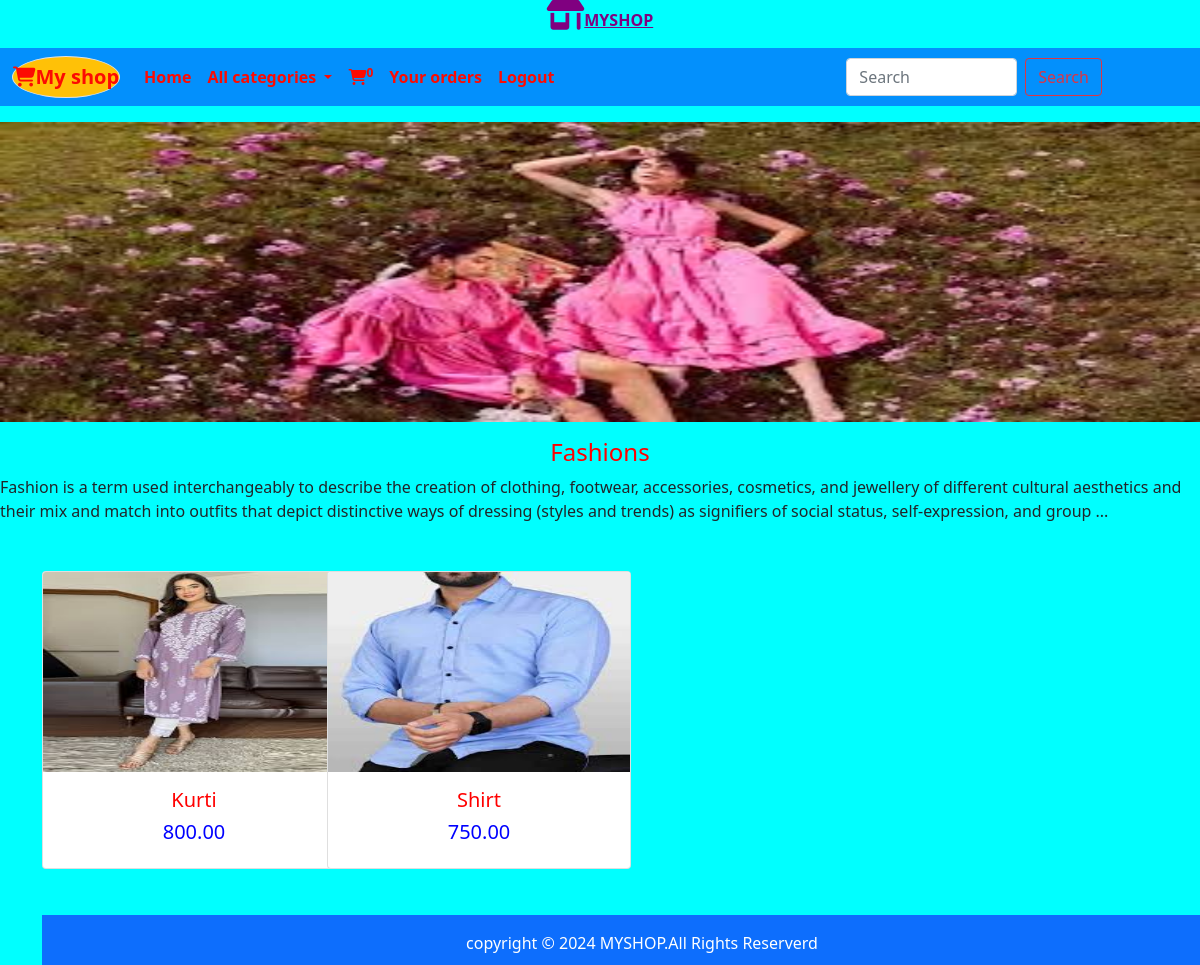
Screenshot of /products/1 (signed in) with the database file from the repository.
### shop/models.py (models this page shows, shortened)
class Category(models.Model):
    title=models.CharField(max_length=20)
    image=models.ImageField()
    desc=models.TextField()

class Products(models.Model):
    name=models.CharField(max_length=20)
    image=models.ImageField(upload_to='products',blank=True,null=True)
    desc=models.TextField()
    price=models.DecimalField(max_digits=10,decimal_places=2)
    stock=models.IntegerField()
    available=models.BooleanField(default=True)
    created=models.DateTimeField(auto_now_add=True)
    updated=models.DateTimeField(auto_now=True)
    category=models.ForeignKey(Category,on_delete=models.CASCADE)

### shop/views.py (the view)
# urls.py: path('products/<int:i>',views.products,name='products'),
@login_required
def products(request,i):
    product=Category.objects.get(id=i)
    prds=Products.objects.filter(category=product)
    return render(request,'product.html',{'product':product,'prds':prds})

### cart/context_processors.py (called while the page is built)
def cart_count(requset):
    u=requset.user
    count=0
    if u.is_authenticated:
        try:
            item=Cart.objects.filter(user=u)
            count=item.count()
        except:
            pass
    return {'count':count}

### shop/context_processors.py (called while the page is built)
def links(request):
    c=Category.objects.all()
    return {'links':c}

### templates/product.html (shortened to what this page needs)
<!DOCTYPE html>
{% extends 'base.html' %}
{% load static %}
{% block content %}
<div class="mb-5 mt-3">
    <img src="{{product.image.url}}" style="height:300px;width:100%"/>
    <div class="mb-5 mt-3">
    <h4  style="text-align:center;color:red;">{{product.title}}</h4>
    <p>{{product.desc}}</p>
     </div>
      <div class="container mt-3">
  <div class="row">
    {% for i in prds %}
    <div class="col-sm-3  mb-5 ">
      <div class="card mx-auto" style="width: 19rem;">
  <a href="{% url 'shop:product_details' i.id %}"><img src="{{i.image.url}}" class="card-img-top" height="200px" width="100%" alt="..."></a>
  <div class="card-body">
    <h5 class="card-title text-center" style="color:red;">{{i.name}}</h5>
      <h5 class="card-title text-center" style="color:blue;">{{i.price}}</h5>
</div>
</div>
  </div>
      {% endfor %}
</div>
{% endblock %}

### static/css/stylee.css (style rules this page uses)
body { background-color:aqua; }

### rows the page displays
Category: image (picture), title "Fashions", desc "Fashion is a term used interchangeably to describe the creation of clothing, footwear, accessories, cosmetics, and jewellery of different cultural aesthetics and their mix and match into outfits that depict distinctive ways of dressing (styles and trends) as signifiers of social status, self-expression, and group ..."
Products: image (picture), name "Kurti", price "800.00"
Products: image (picture), name "Shirt", price "750.00"

### other values shown
{{ count }} "0"
